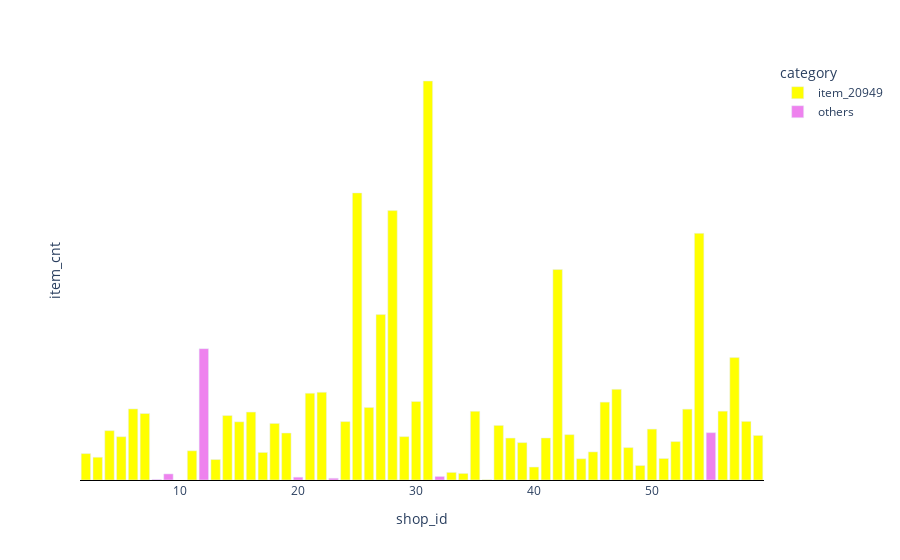

Here is the notebook cell this chart was saved with:
### Code cell
fig=px.bar(shopTopItemDF,x='shop_id',y='item_cnt',color='category', # if values in column category = 'item_20949' and 'others'
    color_discrete_map={
        'item_20949': 'yellow',
        'others': 'violet'
    })
fig.update_layout(plot_bgcolor='#fff',xaxis={'showline':True,'linewidth':1,'linecolor':'black'},yaxis={'showticklabels':False})
fig.show()

### Figure 1 — Plotly figure (JSON) as saved in the notebook; plotly's stock layout.template omitted (floating-point values rounded to 4 significant figures)
{"data": [{"alignmentgroup": "True", "hovertemplate": "category=item_20949<br>shop_id=%{x}<br>item_cnt=%{y}<extra></extra>", "legendgroup": "item_20949", "marker": {"color": "yellow", "pattern": {"shape": ""}}, "name": "item_20949", "offsetgroup": "item_20949", "orientation": "v", "showlegend": true, "textposition": "auto", "type": "bar", "x": [31, 25, 28, 54, 42, 27, 57, 47, 22, 21, 30, 46, 26, 6, 53, 56, 35, 16, 7, 14, 58, 24, 15, 18, 37, 50, 4, 19, 43, 59, 29, 5, 41, 38, 52, 39, 48, 11, 45, 17, 2, 3, 51, 44, 13, 49, 40, 33, 34, 36], "xaxis": "x", "y": [19934, 14343, 13458, 12323, 10514, 8265, 6116, 4530, 4382, 4335, 3922, 3891, 3624, 3551, 3540, 3439, 3434, 3395, 3321, 3219, 2928, 2918, 2907, 2826, 2727, 2544, 2465, 2347, 2266, 2225, 2167, 2163, 2100, 2096, 1920, 1867, 1619, 1459, 1404, 1377, 1319, 1137, 1074, 1060, 1023, 722, 648, 379, 328, 16], "yaxis": "y"}, {"alignmentgroup": "True", "hovertemplate": "category=others<br>shop_id=%{x}<br>item_cnt=%{y}<extra></extra>", "legendgroup": "others", "marker": {"color": "violet", "pattern": {"shape": ""}}, "name": "others", "offsetgroup": "others", "orientation": "v", "showlegend": true, "textposition": "auto", "type": "bar", "x": [12, 55, 9, 32, 20, 23, 8], "xaxis": "x", "y": [6563, 2365, 305, 178, 141, 89, 31], "yaxis": "y"}], "layout": {"barmode": "relative", "legend": {"title": {"text": "category"}, "tracegroupgap": 0}, "margin": {"t": 60}, "plot_bgcolor": "#fff", "xaxis": {"anchor": "y", "domain": [0, 1], "linecolor": "black", "linewidth": 1, "showline": true, "title": {"text": "shop_id"}, "type": "linear", "range": [1.5, 59.5], "autorange": true}, "yaxis": {"anchor": "x", "domain": [0, 1], "showticklabels": false, "title": {"text": "item_cnt"}, "type": "linear", "range": [0, 20980.0], "autorange": true}, "autosize": true}}
